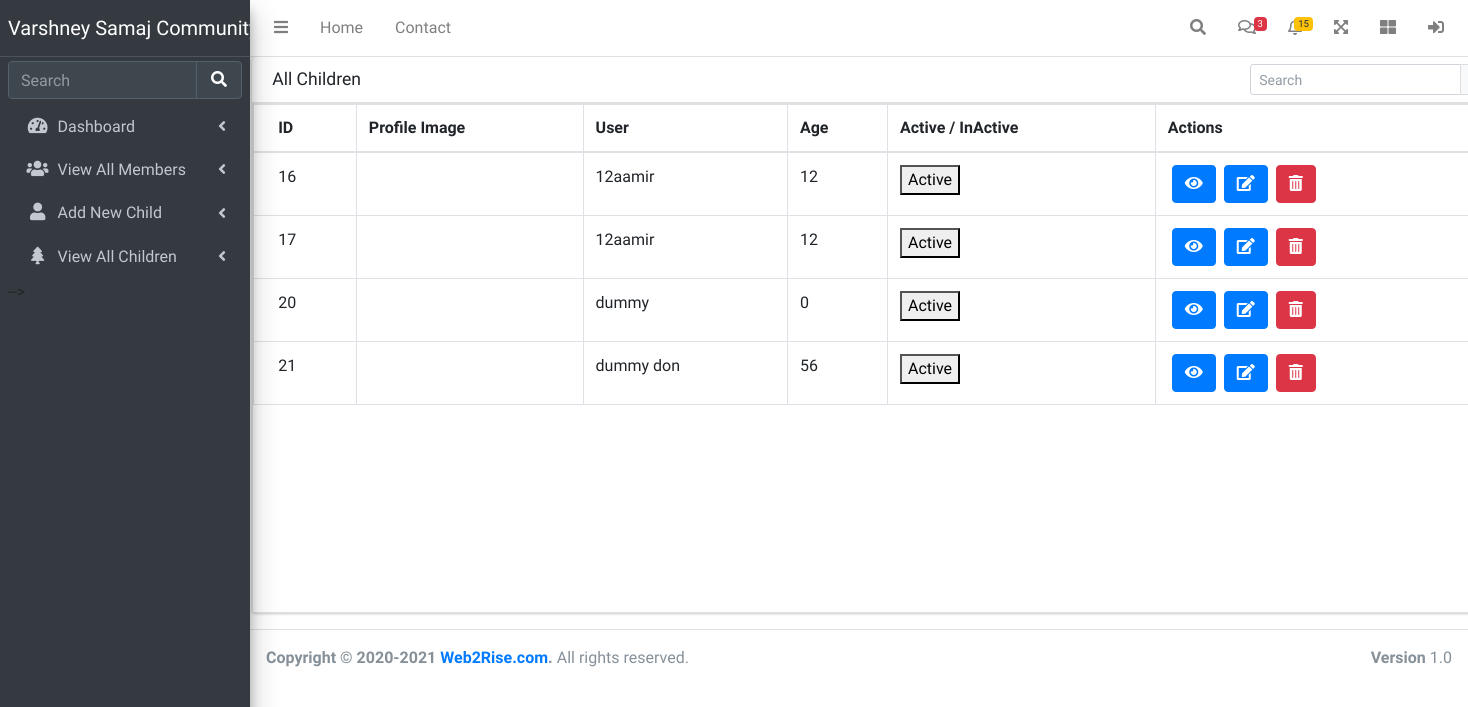
The app's page /server/childTables.php, older data.
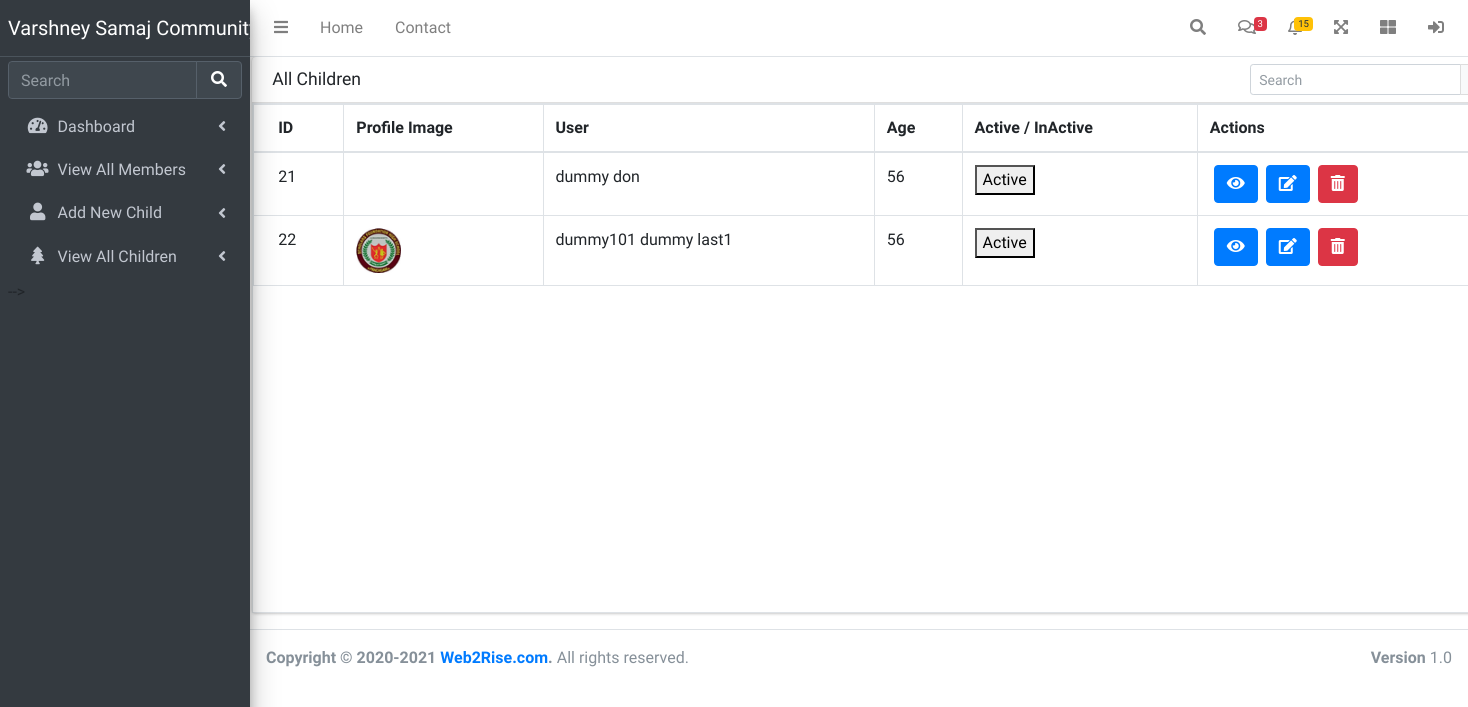
The same page, newer data.
### tables this page shows
CREATE TABLE `child` (
  `id` int(11) NOT NULL,
  `child_Name` varchar(20) NOT NULL,
  `child_email` varchar(30) NOT NULL,
  `gender` varchar(10) NOT NULL,
  `mobileno` bigint(30) NOT NULL,
  `age` int(3) NOT NULL,
  `education` varchar(20) NOT NULL,
  `degree` varchar(20) NOT NULL,
  `profession` varchar(30) NOT NULL,
  `height` int(10) NOT NULL,
  `dateofbirth` date NOT NULL,
  `faceofcomplexion` varchar(10) NOT NULL,
  `manglik` varchar(10) NOT NULL,
  `expectation` varchar(255) NOT NULL,
  `profile_pic` varchar(30) NOT NULL,
  `status` varchar(10) NOT NULL
);

### server/childTables.php (the view, shortened to what this page needs)
<?php
include "../db/conn.php";
include "../includes/header.php";
include "../includes/sidebar.php";
?>
<div class="container-fluid">
    <div class="row">
        <div class="col-md-2"></div>
        <div class="col-md-8">
            <div class="card " style="width: 1250px;">
                <div class="card-header">
                    <h3 class="card-title"> All Children </h3>
                    <div class="card-tools">
                        <div class="input-group input-group-sm">
                            <input type="text" name="table_search" class="form-control float-right" placeholder="Search">
                            <div class="input-group-append">
                                <button type="submit" class="btn btn-default">
                                </button>
                            </div>
                        </div>
                    </div>
                </div>
                <div class="card-body table-bordered table-responsive p-0" style="min-height: 510px;">
                    <table class="table table-head-fixed text-nowrap">
                        <thead>
                            <tr>
                                <th>ID</th>
                                <th>Profile Image</th>
                                <th>User</th>
                                <th>Age</th>
                                <th>Active / InActive</th>
                                <th>Actions</th>
                            </tr>
                        </thead>
                        <tbody>
                            <?php
                            if (isset($_GET['filter']) && $_GET['filter'] == 'marriageable') {
                                $sql = "SELECT * FROM child WHERE isMarriageable='yes'";
                            } else {
                                $sql = "SELECT * FROM child";
                            }
                            $result = mysqli_query($conn, $sql);
                            if (mysqli_num_rows($result) > 0) {
                                while ($row = mysqli_fetch_assoc($result)) {
                            ?>
                                    <tr>
                                        <td><?= $row["id"] ?></td>
                                        <td><img src="../process/uploads/<?= $row["profile_pic"] ?>" style="width: 45px;" alt=""></td>
                                        <td><?= $row["child_Name"]; ?></td>
                                        <td><?= $row["age"] ?></td>
                                        <td><button type="submit">Active</button></td>
                                        <td>
                                            <button class="btn btn-primary ml-1" data-toggle="modal" data-target="#example"><i class="fas fa-eye"></i>
                                            </button>
                                            <a href="./childUpdate.php?id=<?= $row['id'] ?> "><button class="btn btn-primary ml-1"><i class="fas fa-edit"></i></button></a>
                                            <a href="../process/deleteChild.php?id=<?= $row['id'] ?>"><button type="submit" class="btn btn-danger ml-1" id="delete"><i class="fas fa-trash-alt"></i></button></a>
                                        </td>
                                    </tr>
                            <?php
                                }
                            } else {
                                echo "0 results";
                            } ?>
                        </tbody>
                    </table>
                </div>
            </div>
        </div>
    </div>
</div>
<?php
include "../includes//footer.php"
?>

Row changes from the older to the newer data that the page shows:
removed child: id "16", child_Name "12aamir", age "12"
removed child: id "17", child_Name "12aamir", age "12"
removed child: id "20", child_Name "dummy", age "0"
added child: id "22", profile_pic (picture), child_Name "dummy101 dummy last1", age "56"
